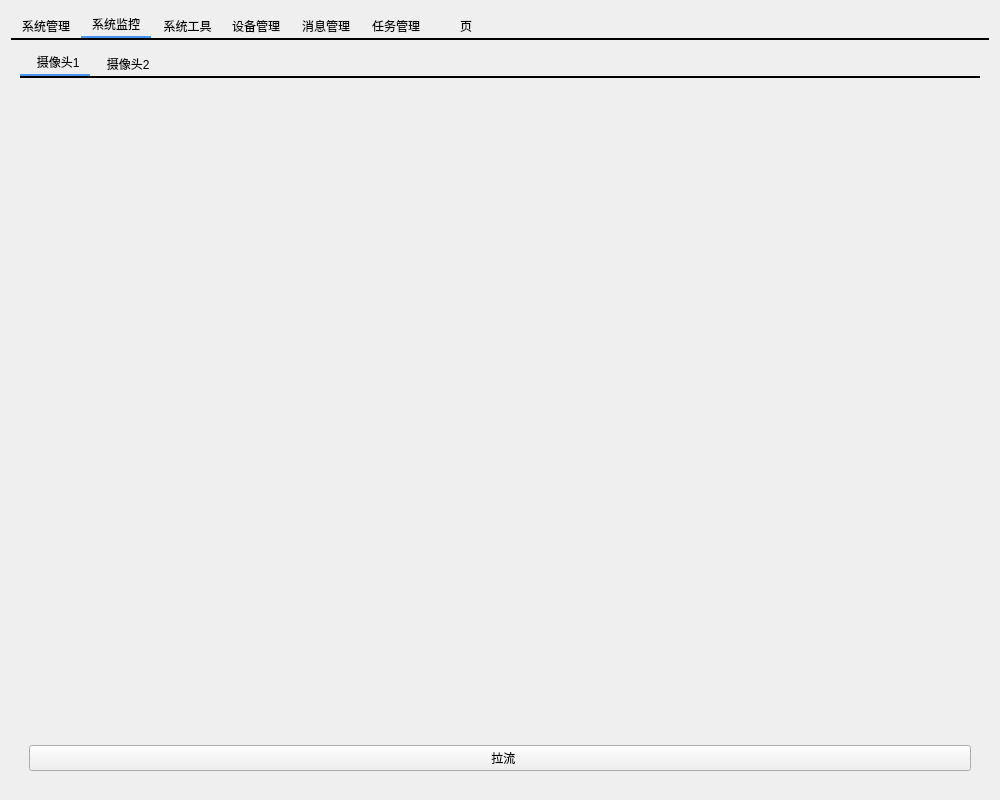
<?xml version="1.0" encoding="UTF-8"?>
<ui version="4.0">
 <class>Widget</class>
 <widget class="QWidget" name="Widget">
  <property name="geometry">
   <rect>
    <x>0</x>
    <y>0</y>
    <width>1000</width>
    <height>800</height>
   </rect>
  </property>
  <property name="minimumSize">
   <size>
    <width>1000</width>
    <height>800</height>
   </size>
  </property>
  <property name="maximumSize">
   <size>
    <width>1000</width>
    <height>800</height>
   </size>
  </property>
  <property name="windowTitle">
   <string>Widget</string>
  </property>
  <layout class="QHBoxLayout" name="horizontalLayout_2">
   <item>
    <widget class="QTabWidget" name="tabWidget">
     <property name="styleSheet">
      <string notr="true">QTabWidget::pane{
min-width:70px;
min-height:25px;
border-top: 2px solid;

}

QTabBar::tab {

min-width:70px;

min-height:25px;



font:12px &quot;Microsoft YaHei&quot;;

border: 0px solid;



}

QTabBar::tab:selected{

min-width:70px;

min-height:25px;


font:13px &quot;Microsoft YaHei&quot;;

border: 0px solid;

border-bottom: 2px solid;

border-color: #4796f0;

}</string>
     </property>
     <property name="inputMethodHints">
      <set>Qt::ImhNone</set>
     </property>
     <property name="currentIndex">
      <number>1</number>
     </property>
     <widget class="QWidget" name="tab_2">
      <attribute name="title">
       <string>系统管理</string>
      </attribute>
     </widget>
     <widget class="QWidget" name="tab_3">
      <attribute name="title">
       <string>系统监控</string>
      </attribute>
      <layout class="QVBoxLayout" name="verticalLayout_4">
       <item>
        <widget class="QTabWidget" name="tabWidget_2">
         <property name="styleSheet">
          <string notr="true">QTabWidget::pane{
min-width:70px;
min-height:25px;
border-top: 2px solid;

}

QTabBar::tab {

min-width:70px;

min-height:25px;

/*background: #555;*/



font:12px &quot;Microsoft YaHei&quot;;

border: 0px solid;



}

QTabBar::tab:selected{

min-width:70px;

min-height:25px;


font:13px &quot;Microsoft YaHei&quot;;

border: 0px solid;

border-bottom: 2px solid;

border-color: #4796f0;

}</string>
         </property>
         <property name="currentIndex">
          <number>0</number>
         </property>
         <widget class="QWidget" name="tab">
          <attribute name="title">
           <string>  摄像头1</string>
          </attribute>
          <layout class="QVBoxLayout" name="verticalLayout_3">
           <item>
            <layout class="QVBoxLayout" name="verticalLayout">
             <item>
              <widget class="QLabel" name="video_label">
               <property name="text">
                <string/>
               </property>
              </widget>
             </item>
            </layout>
           </item>
           <item>
            <widget class="QPushButton" name="pullflow_pushButton">
             <property name="text">
              <string>  拉流</string>
             </property>
            </widget>
           </item>
          </layout>
         </widget>
         <widget class="QWidget" name="tab_4">
          <attribute name="title">
           <string>  摄像头2</string>
          </attribute>
          <widget class="QWidget" name="verticalLayoutWidget_2">
           <property name="geometry">
            <rect>
             <x>0</x>
             <y>0</y>
             <width>421</width>
             <height>241</height>
            </rect>
           </property>
           <layout class="QVBoxLayout" name="verticalLayout_2"/>
          </widget>
         </widget>
        </widget>
       </item>
      </layout>
     </widget>
     <widget class="QWidget" name="tab1">
      <attribute name="title">
       <string> 系统工具</string>
      </attribute>
     </widget>
     <widget class="QWidget" name="tab_5">
      <attribute name="title">
       <string>设备管理</string>
      </attribute>
      <layout class="QGridLayout" name="gridLayout_2">
       <item row="0" column="0" colspan="2">
        <widget class="QTableView" name="Data_tableView"/>
       </item>
       <item row="1" column="0">
        <widget class="QPushButton" name="refresh_pushButton">
         <property name="text">
          <string>  刷新</string>
         </property>
        </widget>
       </item>
       <item row="1" column="1">
        <widget class="QPushButton" name="add_eqiopment_pushButton">
         <property name="text">
          <string>  新增设备</string>
         </property>
        </widget>
       </item>
      </layout>
     </widget>
     <widget class="QWidget" name="tab_7">
      <attribute name="title">
       <string>消息管理</string>
      </attribute>
      <layout class="QGridLayout" name="gridLayout">
       <item row="0" column="0" rowspan="2" colspan="2">
        <widget class="QLabel" name="label_3">
         <property name="styleSheet">
          <string notr="true">color:wite</string>
         </property>
         <property name="text">
          <string>Host</string>
         </property>
        </widget>
       </item>
       <item row="0" column="2">
        <widget class="QLineEdit" name="Host_lineEdit">
         <property name="text">
          <string>127.0.0.1</string>
         </property>
        </widget>
       </item>
       <item row="0" column="3" rowspan="3">
        <widget class="QPushButton" name="connnect_pushButton">
         <property name="text">
          <string>Connect</string>
         </property>
        </widget>
       </item>
       <item row="1" column="2" rowspan="2">
        <widget class="QLineEdit" name="Port_lineEdit">
         <property name="text">
          <string>1883</string>
         </property>
        </widget>
       </item>
       <item row="2" column="0" colspan="2">
        <widget class="QLabel" name="label_4">
         <property name="text">
          <string>Port</string>
         </property>
        </widget>
       </item>
       <item row="3" column="0">
        <widget class="QLabel" name="label_5">
         <property name="text">
          <string>Topic</string>
         </property>
        </widget>
       </item>
       <item row="3" column="1" colspan="2">
        <widget class="QLineEdit" name="Topic_lineEdit">
         <property name="text">
          <string>test</string>
         </property>
        </widget>
       </item>
       <item row="3" column="3">
        <widget class="QPushButton" name="Subscribe_pushButton">
         <property name="text">
          <string>Subscribe</string>
         </property>
        </widget>
       </item>
       <item row="4" column="0" colspan="3">
        <widget class="QTextEdit" name="send_textEdit"/>
       </item>
       <item row="4" column="3">
        <widget class="QTextEdit" name="receive_textEdit_2"/>
       </item>
       <item row="5" column="0" colspan="3">
        <widget class="QPushButton" name="send_pushButton">
         <property name="text">
          <string> 发送</string>
         </property>
        </widget>
       </item>
       <item row="5" column="3">
        <widget class="QPushButton" name="receive_pushButton">
         <property name="text">
          <string> 接收</string>
         </property>
        </widget>
       </item>
      </layout>
     </widget>
     <widget class="QWidget" name="tab_6">
      <attribute name="title">
       <string>任务管理</string>
      </attribute>
     </widget>
     <widget class="QWidget" name="tab_8">
      <attribute name="title">
       <string>页</string>
      </attribute>
      <widget class="QPushButton" name="add_epuipment_pushButton">
       <property name="geometry">
        <rect>
         <x>238</x>
         <y>351</y>
         <width>75</width>
         <height>23</height>
        </rect>
       </property>
       <property name="text">
        <string>新增设备</string>
       </property>
      </widget>
      <widget class="QTableWidget" name="equipment_tableWidget">
       <property name="geometry">
        <rect>
         <x>170</x>
         <y>100</y>
         <width>256</width>
         <height>192</height>
        </rect>
       </property>
      </widget>
      <widget class="QPushButton" name="refresh_Equipment_pushButton">
       <property name="geometry">
        <rect>
         <x>340</x>
         <y>350</y>
         <width>75</width>
         <height>23</height>
        </rect>
       </property>
       <property name="text">
        <string>刷新</string>
       </property>
      </widget>
     </widget>
    </widget>
   </item>
  </layout>
 </widget>
 <resources/>
 <connections/>
</ui>
